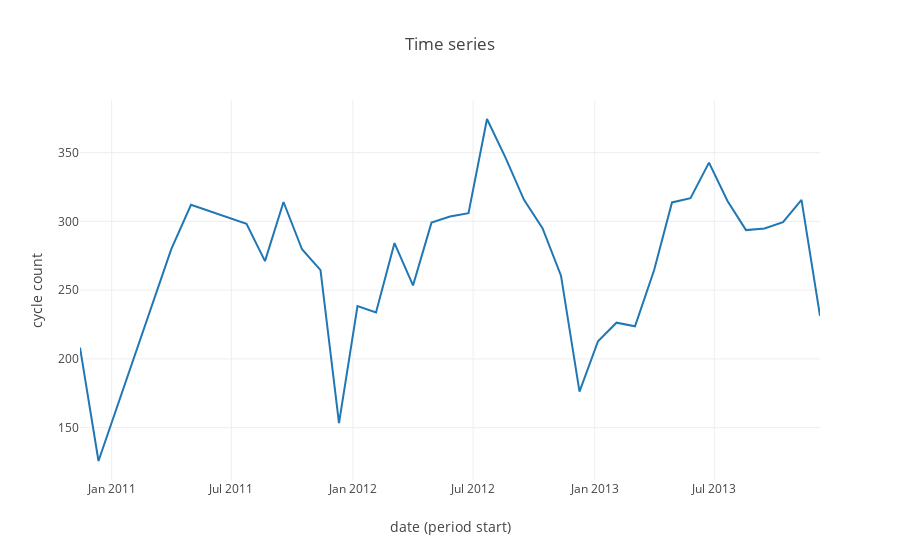

Notebook code for this chart:
### Code cell
plot_seasonality(clean_data_df)
